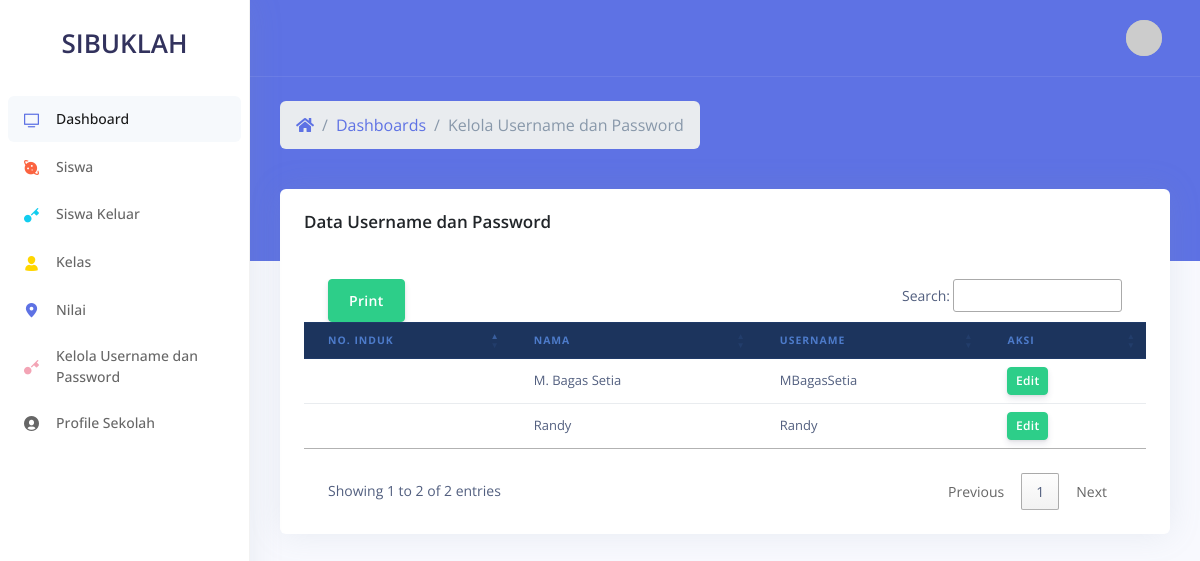
The app's page /tata_usaha/username_password (signed in), older data.
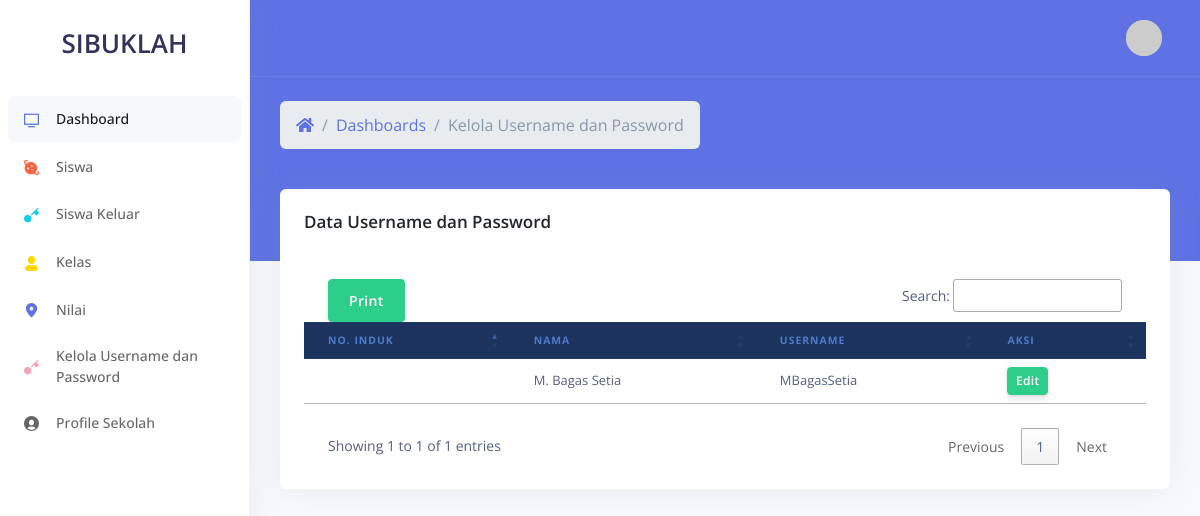
The same page, newer data.
### tables this page shows
CREATE TABLE `siswa` (
  `id_siswa` int(11) NOT NULL,
  `user_id` varchar(191) NOT NULL,
  `nama` varchar(191) NOT NULL,
  `kelas` varchar(191) DEFAULT NULL,
  `status` enum('aktif','lulus','pindah','mengundurkan_diri') NOT NULL,
  `alamat` text NOT NULL,
  `tempat_lahir` varchar(191) NOT NULL,
  `tanggal_lahir` date DEFAULT NULL,
  `jenis_kelamin` enum('laki-laki','perempuan') NOT NULL,
  `nisn` varchar(191) NOT NULL,
  `nis` varchar(191) NOT NULL,
  `nik` varchar(191) NOT NULL,
  `anak_ke` varchar(191) NOT NULL,
  `nama_ayah` varchar(191) NOT NULL,
  `nik_ayah` varchar(191) NOT NULL,
  `tanggal_lahir_ayah` date NOT NULL,
  `nama_ibu` varchar(191) NOT NULL,
  `nik_ibu` varchar(191) NOT NULL,
  `tanggal_lahir_ibu` date NOT NULL,
  `foto` varchar(191) NOT NULL,
  `created_at` datetime DEFAULT NULL,
  `updated_at` datetime DEFAULT NULL,
  `tanggal_masuk` date NOT NULL,
  `asal_sekolah` varchar(191) NOT NULL,
  `no_ijazah` varchar(191) NOT NULL,
  `no_akte` varchar(191) NOT NULL,
  `tanggal_siswa_keluar` date DEFAULT NULL
);

CREATE TABLE `user` (
  `id_user` varchar(191) NOT NULL,
  `username` varchar(191) NOT NULL,
  `password` varchar(191) NOT NULL,
  `level` enum('tu','siswa') NOT NULL,
  `created_at` datetime DEFAULT NULL,
  `updated_at` datetime DEFAULT NULL
);

### application/controllers/TataUsaha/Siswa.php (called while the page is built, shortened)
<?php
class Siswa extends CI_Controller {
  public function usernamePassword()
  {
    $data['konten'] = 'tata_usaha/usernamePassword';
    $data['siswa']  = $this->ModelSiswa->getAll('aktif');
		$this->load->view('tata_usaha/template', $data);
  }
}

### index.php (called while the page is built, shortened)
<?php
require_once BASEPATH.'core/CodeIgniter.php';

### application/models/ModelSiswa.php (called while the page is built, shortened)
<?php
class ModelSiswa extends CI_Model {
	public function getAll($status)
	{
    $this->db->join('kelas', 'siswa.kelas = kelas.id_kelas', 'left outer');
    $this->db->join('user', 'siswa.user_id = user.id_user');
    if ($status) {
      $this->db->where('status', $status);
    }
    return $this->db->get('siswa')->result_array();
	}
}

### application/views/tata_usaha/usernamePassword.php (the view, shortened to what this page needs)
<div class="header bg-primary pb-6">
  <div class="container-fluid">
    <div class="header-body">
      <div class="row align-items-center py-4">
        <div class="col-lg-6 col-7">
          <nav aria-label="breadcrumb" class="d-none d-md-inline-block">
            <ol class="breadcrumb breadcrumb-links breadcrumb-dark">
              <li class="breadcrumb-item"><a href="<?= base_url(); ?>"><i class="fas fa-home"></i></a></li>
              <li class="breadcrumb-item"><a href="<?= base_url(); ?>">Dashboards</a></li>
              <li class="breadcrumb-item active" aria-current="page">Kelola Username dan Password</li>
            </ol>
          </nav>
        </div>
      </div>
    </div>
  </div>
</div>
<div class="container-fluid mt--6">
  <div class="row">
    <div class="col">
      <div class="card shadow">
        <div class="card-header bg-transparent border-0">
          <h3 class="text-dark mb-0">Data Username dan Password</h3>
        </div>
        <div class="card-body bg-transparent border-0">
          <div class="table-responsive">
            <table class="table align-items-center table-flush" id="myTable">
              <thead class="thead-dark">
                <tr>
                  <th scope="col">No. Induk</th>
                  <th scope="col">Nama</th>
                  <th scope="col">Username</th>
                  <th scope="col">Aksi</th>
                </tr>
              </thead>
              <tbody class="list">
                <?php
                  foreach ($siswa as $key) { ?>
                    <tr>
                      <td><?= $key['no_induk']; ?></td>
                      <td><?= $key['nama']; ?></td>
                      <td><?= $key['username']; ?></td>
                      <td>
                        <a href="<?= base_url('tata_usaha/username_password/edit/' . $key['id_user']); ?>" class="btn btn-sm btn-success">Edit</a>
                      </td>
                    </tr>
                  <?php }
                ?>
              </tbody>
            </table>
          </div>
        </div>
      </div>
    </div>
  </div>

Row changes from the older to the newer data that the page shows:
no longer on this page (row edited): siswa: nama "Randy", user.username "Randy"
Text that changed along with them:
text written by a page script: "Print Search: Showing 1 to 2 of 2 entries Previous 1 Next" → "Print Search: Showing 1 to 1 of 1 entries Previous 1 Next"
